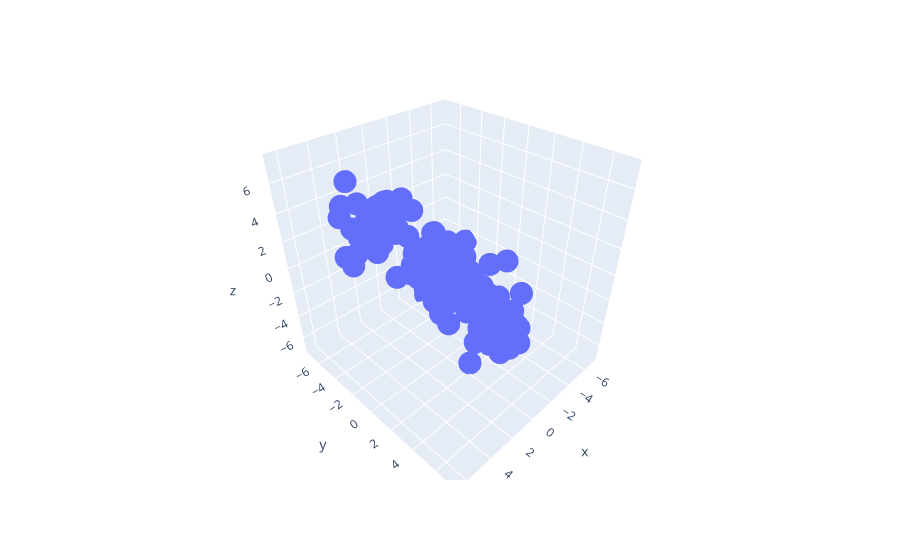

Notebook cell for this chart:
### Code cell
import plotly.express as px
fig = px.scatter_3d(x=X[:,0], y=X[:,1], z=X[:, 2])
fig.show()

### Figure 1 — Plotly figure (JSON) as saved in the notebook; plotly's stock layout.template omitted (floating-point values rounded to 4 significant figures; data arrays with more than 128 entries replaced by an {"elided": "..."} marker saying what was removed)
{"data": [{"hovertemplate": "x=%{x}<br>y=%{y}<br>z=%{z}<extra></extra>", "legendgroup": "", "marker": {"color": "#636efa", "symbol": "circle"}, "mode": "markers", "name": "", "scene": "scene", "showlegend": false, "type": "scatter3d", "x": {"elided": "200 float values"}, "y": {"elided": "200 float values"}, "z": {"elided": "200 float values"}}], "layout": {"legend": {"tracegroupgap": 0}, "margin": {"t": 60}, "scene": {"domain": {"x": [0, 1], "y": [0, 1]}, "xaxis": {"title": {"text": "x"}}, "yaxis": {"title": {"text": "y"}}, "zaxis": {"title": {"text": "z"}}}}}
